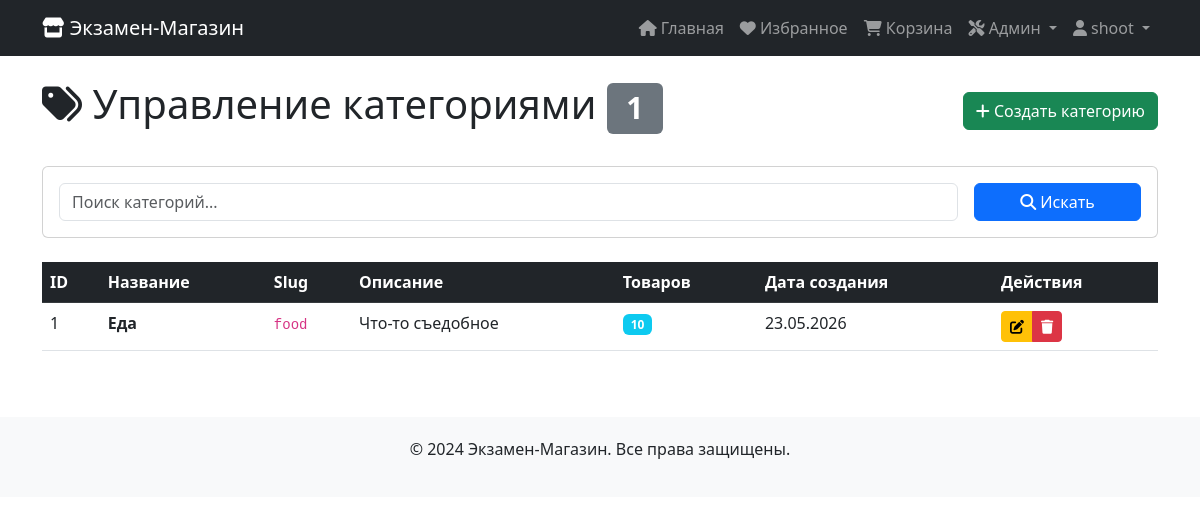
Page /categories/ (signed in) on the committed database.
### catalog/models.py (models this page shows, shortened)
class Category(models.Model):
    name = models.CharField(max_length=100, unique=True)
    slug = models.SlugField(max_length=100, unique=True)
    description = models.TextField(blank=True)
    created_at = models.DateTimeField(auto_now_add=True)

### catalog/views.py (the view)
# urls.py: path('categories/', views.category_list, name='category_list'),
@user_passes_test(is_admin)
def category_list(request):
    categories = Category.objects.all().order_by('name')
    search_query = request.GET.get('search', '')
    if search_query:
        categories = categories.filter(
            Q(name__icontains=search_query) |
            Q(description__icontains=search_query)
        )
    paginator = Paginator(categories, 10)
    page_number = request.GET.get('page')
    page_obj = paginator.get_page(page_number)
    return render(request, 'catalog/admin/category_list.html', {
        'page_obj': page_obj,
        'search_query': search_query,
    })

### catalog/views.py (called while the page is built)
def is_admin(user):
    return user.is_staff

### catalog/templates/catalog/admin/category_list.html (shortened to what this page needs)
{% extends 'catalog/base.html' %}
{% block content %}
<div class="d-flex justify-content-between align-items-center mb-4">
    <h1>
        <i class="fas fa-tags"></i> Управление категориями
        <span class="badge bg-secondary">{{ page_obj.paginator.count }}</span>
    </h1>
    <a href="{% url 'catalog:category_create' %}" class="btn btn-success">
        <i class="fas fa-plus"></i> Создать категорию
    </a>
</div>
<div class="card mb-4">
    <div class="card-body">
        <form method="get" class="row g-3">
            <div class="col-md-10">
                <input type="text" name="search" class="form-control"
                       placeholder="Поиск категорий..." value="{{ search_query }}">
            </div>
            <div class="col-md-2">
                <button type="submit" class="btn btn-primary w-100">
                    <i class="fas fa-search"></i> Искать
                </button>
            </div>
        </form>
    </div>
</div>
<div class="table-responsive">
    <table class="table table-hover">
        <thead class="table-dark">
            <tr>
                <th>ID</th>
                <th>Название</th>
                <th>Slug</th>
                <th>Описание</th>
                <th>Товаров</th>
                <th>Дата создания</th>
                <th>Действия</th>
            </tr>
        </thead>
        <tbody>
            {% for category in page_obj %}
            <tr>
                <td>{{ category.id }}</td>
                <td>
                    <strong>{{ category.name }}</strong>
                </td>
                <td><code>{{ category.slug }}</code></td>
                <td>{{ category.description|truncatewords:15|default:"—" }}</td>
                <td>
                    <span class="badge bg-info">
                        {{ category.products.count }}
                    </span>
                </td>
                <td>{{ category.created_at|date:"d.m.Y" }}</td>
                <td>
                    <div class="btn-group" role="group">
                        <a href="{% url 'catalog:category_edit' category.id %}"
                           class="btn btn-sm btn-warning" title="Редактировать">
                            <i class="fas fa-edit"></i>
                        </a>
                        <a href="{% url 'catalog:category_delete' category.id %}"
                           class="btn btn-sm btn-danger" title="Удалить">
                            <i class="fas fa-trash"></i>
                        </a>
                    </div>
                </td>
            </tr>
            {% endfor %}
        </tbody>
    </table>
</div>
{% endblock %}

### catalog/templates/catalog/base.html (shortened to what this page needs)
<!DOCTYPE html>
<html lang="ru">
<head>
    <link href="https://cdn.jsdelivr.net/npm/bootstrap@5.3.0/dist/css/bootstrap.min.css" rel="stylesheet">
    <link rel="stylesheet" href="https://cdnjs.cloudflare.com/ajax/libs/font-awesome/6.4.0/css/all.min.css">
</head>
<body>
<nav class="navbar navbar-expand-lg navbar-dark bg-dark">
    <div class="container">
        <a class="navbar-brand" href="{% url 'catalog:product_list' %}">
            <i class="fas fa-store"></i> Экзамен-Магазин
        </a>
        <div class="collapse navbar-collapse" id="navbarNav">
            <ul class="navbar-nav ms-auto">
                <li class="nav-item">
                    <a class="nav-link" href="{% url 'catalog:product_list' %}">
                        <i class="fas fa-home"></i> Главная
                    </a>
                </li>
                {% if user.is_authenticated %}
                    <li class="nav-item">
                        <a class="nav-link" href="{% url 'catalog:favorites_list' %}">
                            <i class="fas fa-heart"></i> Избранное
                        </a>
                    </li>
                    <li class="nav-item">
                        <a class="nav-link position-relative" href="{% url 'catalog:cart_view' %}">
                            <i class="fas fa-shopping-cart"></i> Корзина
                        </a>
                    </li>
                    {% if user.is_staff %}
						<li class="nav-item dropdown">
							<a class="nav-link dropdown-toggle" href="#" role="button" data-bs-toggle="dropdown">
								<i class="fas fa-tools"></i> Админ
							</a>
						</li>
					{% endif %}
                    <li class="nav-item dropdown">
                        <a class="nav-link dropdown-toggle" href="#" role="button" data-bs-toggle="dropdown">
                            <i class="fas fa-user"></i> {{ user.username }}
                        </a>
                    </li>
                {% endif %}
            </ul>
        </div>
    </div>
</nav>
<div class="container mt-4">
    {% block content %}
    {% endblock %}
</div>
<footer>
    <div class="container text-center">
        <p>&copy; 2024 Экзамен-Магазин. Все права защищены.</p>
    </div>
</footer>
</body>
</html>

### catalog/templates/catalog/base.html (style rules this page uses)
footer { margin-top: 50px; padding: 20px 0; background-color: #f8f9fa; }

### rows in the picture
Category: id "1", name "Еда", slug "food", description "Что-то съедобное", products.count "10", created_at "23.05.2026"

### other values in the picture
{{ user.username }} "shoot"
{{ page_obj.paginator.count }} "1"
